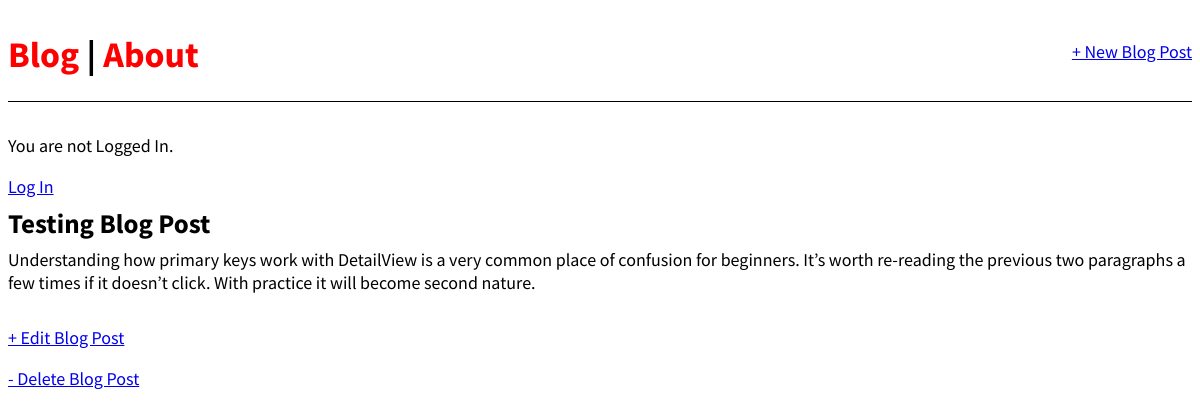
The app's page /post/2/ with its own data.
### blog_app/models.py (models this page shows, shortened)
class Post(models.Model):
    STATUS_CHOICES = (
        ('draft', 'Draft'),
        ('published', 'Published'),
    )
    title = models.CharField(max_length=250)
    slug = models.SlugField(max_length=250, unique_for_date='publish')
    author = models.ForeignKey(User, on_delete=models.CASCADE, related_name='blog_posts')
    body = models.TextField()
    publish = models.DateTimeField(default=timezone.now)
    created = models.DateTimeField(auto_now_add=True)
    updated = models.DateTimeField(auto_now=True)
    status = models.CharField(max_length=10, choices=STATUS_CHOICES, default='draft')
    class Meta:
        ordering = ('-publish',)

### blog_app/views.py (the view)
# urls.py: path("post/<int:pk>/", BlogDetailView.as_view(), name="post_detail"),
class BlogDetailView(DetailView):
    model = Post
    template_name = 'post.html'

### templates/post.html
{% extends 'base.html' %}
{% block content %}
    <div class="post-entry">
        <h2>{{ post.title }}</h2>
        <p>{{ post.body }}</p>
    </div>
    <p><a href="{% url 'post_edit' post.pk %}">+ Edit Blog Post</a></p>
    <p><a href="{% url 'post_delete' post.pk %}">- Delete Blog Post</a></p
{% endblock content %}

### static/css/base.css (style rules this page uses)
body { font-family: 'Source Sans Pro', sans-serif; font-size: 18px; }
.post-entry { margin-bottom: 2rem; }
.post-entry h2 { margin: 0.5rem 0; }
.post-entry p { margin: 0; font-weight: 400; }

### records on screen
Post: title "Testing Blog Post", body "Understanding how primary keys work with DetailView is a very common place of confusion for beginners. It’s worth re-reading the previous two paragraphs a few times if it doesn’t click. With practice it will become second nature."
